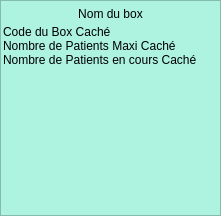
<?xml version="1.0" encoding="UTF-8"?>
<ui version="4.0">
 <class>Box</class>
 <widget class="QWidget" name="Box">
  <property name="geometry">
   <rect>
    <x>0</x>
    <y>0</y>
    <width>221</width>
    <height>216</height>
   </rect>
  </property>
  <property name="palette">
   <palette>
    <active>
     <colorrole role="Base">
      <brush brushstyle="SolidPattern">
       <color alpha="255">
        <red>255</red>
        <green>255</green>
        <blue>255</blue>
       </color>
      </brush>
     </colorrole>
     <colorrole role="Window">
      <brush brushstyle="SolidPattern">
       <color alpha="255">
        <red>173</red>
        <green>243</green>
        <blue>223</blue>
       </color>
      </brush>
     </colorrole>
    </active>
    <inactive>
     <colorrole role="Base">
      <brush brushstyle="SolidPattern">
       <color alpha="255">
        <red>255</red>
        <green>255</green>
        <blue>255</blue>
       </color>
      </brush>
     </colorrole>
     <colorrole role="Window">
      <brush brushstyle="SolidPattern">
       <color alpha="255">
        <red>173</red>
        <green>243</green>
        <blue>223</blue>
       </color>
      </brush>
     </colorrole>
    </inactive>
    <disabled>
     <colorrole role="Base">
      <brush brushstyle="SolidPattern">
       <color alpha="255">
        <red>173</red>
        <green>243</green>
        <blue>223</blue>
       </color>
      </brush>
     </colorrole>
     <colorrole role="Window">
      <brush brushstyle="SolidPattern">
       <color alpha="255">
        <red>173</red>
        <green>243</green>
        <blue>223</blue>
       </color>
      </brush>
     </colorrole>
    </disabled>
   </palette>
  </property>
  <property name="windowTitle">
   <string>Form</string>
  </property>
  <layout class="QGridLayout" name="gridLayout">
   <property name="margin">
    <number>0</number>
   </property>
   <property name="spacing">
    <number>0</number>
   </property>
   <item row="0" column="0">
    <widget class="QScrollArea" name="scrollArea_Box">
     <property name="widgetResizable">
      <bool>true</bool>
     </property>
     <widget class="QWidget" name="scrollAreaWidgetContents_box">
      <property name="geometry">
       <rect>
        <x>0</x>
        <y>0</y>
        <width>218</width>
        <height>197</height>
       </rect>
      </property>
      <layout class="QGridLayout" name="gridLayout_2">
       <property name="margin">
        <number>2</number>
       </property>
       <property name="spacing">
        <number>2</number>
       </property>
       <item row="0" column="0">
        <layout class="QVBoxLayout" name="verticalLayout_box">
         <property name="spacing">
          <number>0</number>
         </property>
         <item>
          <layout class="QVBoxLayout" name="verticalLayout_haut">
           <property name="spacing">
            <number>0</number>
           </property>
           <item>
            <layout class="QHBoxLayout" name="horizontalLayout_NomBox">
             <item>
              <widget class="QPushButton" name="pushButton_NomBox">
               <property name="text">
                <string>Nom du box</string>
               </property>
               <property name="flat">
                <bool>true</bool>
               </property>
              </widget>
             </item>
            </layout>
           </item>
           <item>
            <widget class="QLabel" name="label_BoxEnCours">
             <property name="text">
              <string>Code du Box Caché</string>
             </property>
            </widget>
           </item>
           <item>
            <widget class="QLabel" name="label_Nb_Patients_Maxi">
             <property name="text">
              <string>Nombre de Patients Maxi Caché</string>
             </property>
            </widget>
           </item>
           <item>
            <widget class="QLabel" name="label_Nb_Patients_dans_Box">
             <property name="text">
              <string>Nombre de Patients en cours Caché</string>
             </property>
            </widget>
           </item>
          </layout>
         </item>
         <item>
          <layout class="QVBoxLayout" name="verticalLayout_patients"/>
         </item>
         <item>
          <spacer name="verticalSpacer_2">
           <property name="orientation">
            <enum>Qt::Vertical</enum>
           </property>
           <property name="sizeHint" stdset="0">
            <size>
             <width>20</width>
             <height>40</height>
            </size>
           </property>
          </spacer>
         </item>
        </layout>
       </item>
      </layout>
     </widget>
    </widget>
   </item>
  </layout>
 </widget>
 <resources/>
 <connections/>
</ui>
